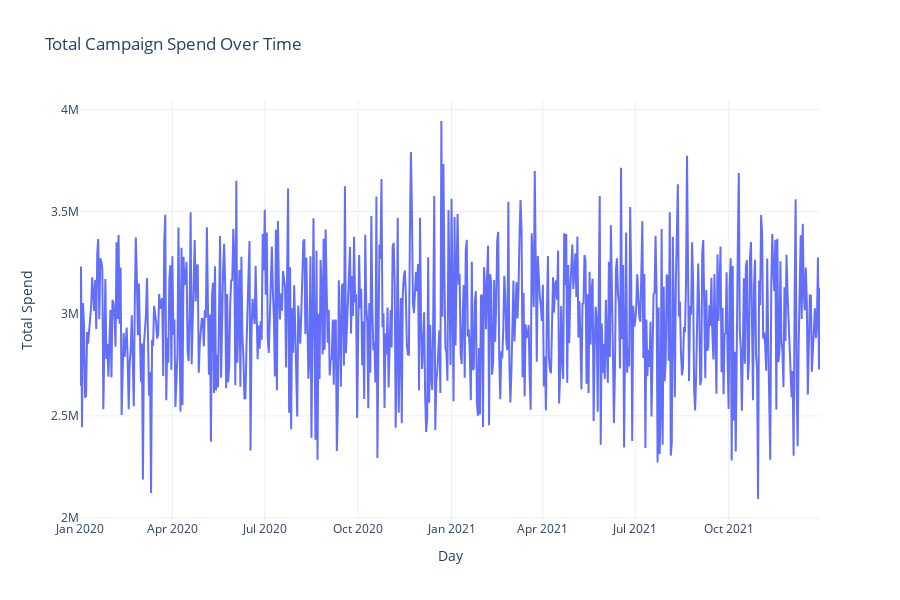

The notebook cell saved with this chart:
### Code cell
# Total spend
plot_ads_spend(df_spend, by="total", figsize=(900, 600))

### Figure 1 — Plotly figure (JSON) as saved in the notebook; plotly's stock layout.template omitted (floating-point values rounded to 4 significant figures; data arrays with more than 128 entries replaced by an {"elided": "..."} marker saying what was removed)
{"data": [{"hovertemplate": "Day=%{x}<br>Total Spend=%{y}<extra></extra>", "legendgroup": "", "line": {"color": "#636efa", "dash": "solid"}, "marker": {"symbol": "circle"}, "mode": "lines", "name": "", "orientation": "v", "showlegend": false, "type": "scatter", "x": {"elided": "730 str values"}, "xaxis": "x", "y": {"elided": "730 float values"}, "yaxis": "y"}], "layout": {"height": 600, "hovermode": "x unified", "legend": {"orientation": "v", "tracegroupgap": 0, "x": 1.02, "xanchor": "left", "y": 1, "yanchor": "top"}, "title": {"text": "Total Campaign Spend Over Time"}, "width": 900, "xaxis": {"anchor": "y", "domain": [0, 1], "title": {"text": "Day"}}, "yaxis": {"anchor": "x", "domain": [0, 1], "title": {"text": "Total Spend"}}}}
